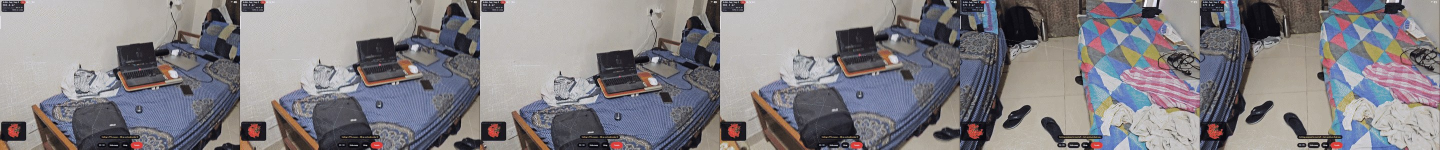
#> input picture pitch/img/_gifstrip.jpg, 2880 x 299 px (shown at 1/2 size)
$ python -i survey_photometry.py   (imports and definitions only)   (older library calls are emulated)
#> lines starting #> are read from the running program, lines starting #| are printed output that depends on the picture; after the words box and inside, x2 and y2 are one past the last pixel; in counts of white or black regions, pixels touching at a corner belong together
"""Challenge (iii): variable illumination and shadows, CPU, no reference frame.

A drone crossing a field while the sun moves, or rolling into a building's
shadow, hands SfM and Gaussian-splat training a sequence whose brightness is not
a property of the scene. Two things break. Feature matching degrades where the
gain drops the local contrast under the noise floor, and a splat optimiser will
 happily bake the shading into albedo, so the model looks right from the shots it
 was trained on and wrong from anywhere else.

The standard, boring mitigation is the one implemented here: estimate the
*low-frequency* illumination and divide it out before anything downstream looks
at the frame. On top of that this module supplies the two numbers the pipeline
currently lacks:

* ``exposure_stats`` / ``normalise_exposure`` - how bright is this frame, how
  much of it is already clipped, and what gain would fix it without the
  brightening step quietly saturating highlights on the way past the target.
* ``illumination_field`` / ``flatten`` - the smooth shading estimate and its
  removal.
* ``shadow_suspects`` - where the frame is dark *and* still has local contrast,
  which is what a shadow looks like in a single grey image.
* ``photometric_consistency`` - normalised cross-correlation on sampled patches
  between a reference frame and the rest, so "the exposure drifted across this
  pass" becomes a measured number instead of an assumption.

WHAT IS MEASURED AND WHAT IS PROXIED, precisely:
  measured  - mean, histogram, clipped-pixel fractions, dynamic range, applied
              gain: exact functions of the pixel array.
  measured  - NCC between two given patches: exactly the textbook statistic.
  proxied   - the illumination *field*: a block-median estimate cannot tell a
              shadow edge from a material edge, so ``flatten`` removes both.
              Flattening a frame with real albedo boundaries dulls them.
  proxied   - ``shadow_suspects``: a mask of regions that behave like shadows.
              It is a down-weighting hint for frame selection, NOT shadow
              removal - recovering a shadow means inverting a per-pixel
              reflectance x illumination product, which needs either colour
              (shadows shift chromaticity far less than illumination does, and
              this module only sees one channel) or multiple views of the same
              surface. Do not present this mask as corrected imagery.
  not attempted - radiometric calibration, EXIF gain/shutter recovery, HDR
              merging, any per-pixel shadow removal.

Calibration status, measured rather than assumed: the field estimator recovers a
constructed band-limited shading field on stationary texture at correlation 0.998
and drops to 0.50 on non-stationary content, where the scene's own albedo is
itself a low-frequency signal - so ``flatten`` removes shading cleanly only where
the surface it lands on is evenly reflective. Eight frames sampled from one real
indoor 487-frame clip flagged 4.7-39.5% of their area as shadow-suspect (median
17.8%) with no shadow ground truth to arbitrate against, while the mean level
inside the suspect set was 45 against 83 outside: the mask separates *something*,
and calling it a validated shadow detector would be a claim this data does not
support. Every floor here is a knob to set per corpus, not a constant to trust.

Cost on this machine, 720x960 grey: exposure_stats ~21 ms, flatten ~26 ms,
shadow_suspects ~50 ms, photometric_consistency ~58 ms per compared frame - almost
all of that is the flattening pass it runs first, so skip it (``flatten_first=False``)
when only relative ranking matters. CPU only (numpy + cv2), no scipy, no GPU, no I/O.
"""
from __future__ import annotations

from collections import namedtuple

import cv2
import numpy as np

__all__ = ["exposure_stats", "normalise_exposure", "illumination_field", "flatten",
           "shadow_suspects", "photometric_consistency"]

# Frames smaller than this cannot carry a block grid plus a smoothing radius, so
# the "field" would be a couple of pixels stretched over the frame.
MIN_SIDE = 32
MID_GREY_TARGET = 128.0
# A gain is only useful if it does not spend the highlights to buy mid-tones.
DEFAULT_MAX_CLIPPED_FRACTION = 0.02
DEFAULT_MAX_GAIN = 8.0
# Kept a full grey level off each rail. "Clipped" is decided after rounding, so
# a gain that lands a pixel on exactly 254.5 would round onto the rail and be
# counted, and the budget would be spent by ties rather than by real highlights.
RAIL_MARGIN = 1.0
# Shadow rules. A cast shadow is a large multiplicative drop in illuminance - an
# outdoor one is typically 2-4x, so "at least 38% below the in-the-light level"
# is a conservative reading of it - and it leaves the *relative* local contrast
# nearly intact, which is the only thing that separates it from a dark material
# in a single grey frame. Loosening either number raises detection and real
# footage false positives together; there is no setting that does both, because
# a large dark surface and a shadow are the same pixel pattern.
SHADOW_DARK_RATIO = 0.62
SHADOW_CONTRAST_RATIO = 0.70
SHADOW_MIN_AREA_FRACTION = 0.002


Normalised = namedtuple("Normalised", "image gain requested_gain clipped_fraction")
Normalised.__doc__ = """``(image, gain)`` plus ``requested_gain`` and ``clipped_fraction``.

A namedtuple so ``img, gain = normalise_exposure(g)`` works while the honesty
annotations stay reachable as attributes.
"""

Flattened = namedtuple("Flattened", "image field")
Flattened.__doc__ = "``(image, field)`` - the frame with the shading divided back out."


def _as_gray(image, name: str = "gray") -> np.ndarray:
    """Validate one single-channel frame and return it in float64 grey levels.

    Every public function in this module runs through here, so an empty frame, a
    NaN/inf pixel, a colour triple or a mislabelled 0..1 float fails at the
    boundary with the reason in the message instead of becoming a plausible
    number two steps later.
    """
    array = np.asarray(image)
    if array.ndim != 2:
        raise ValueError(f"{name} must be a 2-D single-channel frame, got "
                         f"{array.ndim}-D with shape {array.shape}")
    if array.size == 0:
        raise ValueError(f"{name} is empty")
    if min(array.shape) < MIN_SIDE:
        raise ValueError(f"{name} must be at least {MIN_SIDE}x{MIN_SIDE} pixels, "
                         f"got {array.shape[0]}x{array.shape[1]}")
    values = array.astype(np.float64)
    if not np.isfinite(values).all():
        raise ValueError(f"{name} contains non-finite pixels (NaN or inf): "
                         f"{int((~np.isfinite(values)).sum())} of them")
    low, high = float(values.min()), float(values.max())
    if high > 255.0 or low < 0.0:
        raise ValueError(f"{name} is outside the 0..255 grey range "
                         f"(min {low}, max {high})")
    if array.dtype.kind == "f" and 0.0 < high <= 1.0:
        raise ValueError(f"{name} looks normalised to 0..1 (max {high}); this "
                         f"module works in 0..255 grey levels")
    return values


def _gaussian1d(sigma: float) -> np.ndarray:
    radius = max(1, int(np.ceil(3.0 * sigma)))
    offsets = np.arange(-radius, radius + 1, dtype=np.float64)
    kernel = np.exp(-0.5 * (offsets / sigma) ** 2)
    return kernel / kernel.sum()


def _separable_blur(array: np.ndarray, sigma: float) -> np.ndarray:
    """Separable Gaussian: a vertical then a horizontal 1-D pass, reflect at the
    border. Done with ``cv2.filter2D`` and explicit 1-D kernels rather than
    ``sepFilter2D`` because the coarse grid is only a handful of cells wide and
    the two-pass form keeps the border behaviour visible."""
    kernel = _gaussian1d(sigma).astype(np.float32)
    radius = kernel.size // 2
    work = array.astype(np.float32)
    work = cv2.filter2D(work, cv2.CV_32F, kernel[:, None], anchor=(0, radius),
                        borderType=cv2.BORDER_REFLECT)
    work = cv2.filter2D(work, cv2.CV_32F, kernel[None, :], anchor=(radius, 0),
                        borderType=cv2.BORDER_REFLECT)
    return work.astype(np.float64)


def _resolve_block(shape, block) -> int:
    """Cell size in pixels: caller's choice, else ~1/16 of the short side.

    A fixed 16-pixel cell is far too fine on a 4K frame (it follows texture
    instead of shading) and far too coarse on a 128-pixel thumbnail, so the
    default scales with the frame and ``sigma_cells`` stays the semantic knob.
    """
    if block is None:
        return int(np.clip(min(shape) // 16, 8, 64))
    size = int(block)
    if size < 4:
        raise ValueError("block must be at least 4 pixels")
    return size


def _block_grid(image: np.ndarray, block: int) -> np.ndarray:
    """Per-block medians on a coarse grid, reflecting the frame to fill edges."""
    size = int(block)
    h, w = image.shape
    if min(h, w) < size:
        size = max(4, min(h, w) // 2)
    pad_y = (-h) % size
    pad_x = (-w) % size
    padded = np.pad(image, ((0, pad_y), (0, pad_x)), mode="reflect")
    grid = padded.reshape(padded.shape[0] // size, size,
                          padded.shape[1] // size, size)
    return np.median(grid, axis=(1, 3))


# [86 lines left out: functions exposure_stats, normalise_exposure, not called in this run]


def illumination_field(gray, *, sigma_cells: float, block=None) -> np.ndarray:
    """Low-frequency shading estimate: block medians, smoothed, stretched back.

    Median over each ``block`` x ``block`` cell, a separable Gaussian of
    ``sigma_cells`` *cells* across the coarse grid, then bicubic upsample. A
    median rather than a mean is what makes it survive a shadow edge and a patch
    of dark texture without dragging the estimate along with them.

    The field is in grey levels and floored at 1.0 so it can be divided by.
    Proxy: it attributes anything low-frequency - shading, a large dark surface,
    vignetting - to illumination.
    """
    image = _as_gray(gray)
    sigma = float(sigma_cells)
    if not np.isfinite(sigma) or sigma <= 0:
        raise ValueError("sigma_cells must be finite and positive")
    grid = _block_grid(image, _resolve_block(image.shape, block))
    smoothed = _separable_blur(grid, sigma)
    field = cv2.resize(smoothed.astype(np.float32), (image.shape[1], image.shape[0]),
                       interpolation=cv2.INTER_CUBIC).astype(np.float64)
    return np.maximum(field, 1.0)


# [21 lines left out: function flatten, not called in this run]


def shadow_suspects(gray, *, sigma_cells: float = 2.0, block=None,
                    contrast_window: int = 15, dark_ratio: float = SHADOW_DARK_RATIO,
                    contrast_ratio: float = SHADOW_CONTRAST_RATIO) -> dict:
    """Flag dark low-frequency regions that still have local contrast.

    A shadow multiplies the light arriving at a surface, so the texture inside it
    keeps its *relative* contrast while its level drops. A genuinely dark object
    has absorbed the light instead: low level *and* low relative contrast. The
    mask is the intersection of "below ``dark_ratio`` of the in-the-light level"
    and "at least ``contrast_ratio`` of the typical local contrast", opened and
    de-speckled.

    Down-weighting hint only, not shadow removal, and deliberately conservative:
    it reports the fraction of the frame it suspects rather than a cleaned image.
    Colour would make this far more reliable (chromaticity barely moves under a
    shadow) but a grey frame is what the pipeline has at this stage.
    """
    image = _as_gray(gray)
    dark = float(dark_ratio)
    keep = float(contrast_ratio)
    if not (0.0 < dark < 1.0 and np.isfinite(dark)):
        raise ValueError("dark_ratio must be inside (0, 1)")
    if not np.isfinite(keep) or keep <= 0:
        raise ValueError("contrast_ratio must be finite and positive")

    cell = _resolve_block(image.shape, block)
    field = illumination_field(image, sigma_cells=sigma_cells, block=cell)
    window = int(contrast_window) | 1
    local_mean = _box(image, window)
    local_var = np.maximum(_box(image * image, window) - local_mean ** 2, 0.0)
    local_std = np.sqrt(local_var)
    # Relative contrast, so a multiplicative darkening leaves it alone.
    relative = local_std / (local_mean + 1.0)
    # "In the light" is the upper quartile of the field, not its median: with a
    # median reference a frame that is mostly shadow would call itself normal.
    reference = float(np.percentile(field, 75))
    lit = field >= reference
    typical = float(np.median(relative[lit])) if lit.any() else float(np.median(relative))
    mask = (field < dark * reference) & (relative >= keep * typical)
    mask = cv2.morphologyEx(mask.astype(np.uint8), cv2.MORPH_OPEN,
                            np.ones((3, 3), np.uint8)).astype(bool)
    mask = _drop_small_components(mask)

    fraction = float(mask.mean())
    return {
        "mask": mask,
        "fraction": fraction,
        "pixels": int(mask.sum()),
        "field": field,
        "reference_level": reference,
        "typical_relative_contrast": typical,
        "mean_level_in_suspects": float(image[mask].mean()) if mask.any() else None,
        "mean_level_outside": float(image[~mask].mean()) if (~mask).any() else None,
        "thresholds": {"dark_ratio": dark, "contrast_ratio": keep,
                       "sigma_cells": float(sigma_cells), "block": cell,
                       "contrast_window": window},
        "use": "down-weighting hint only: this is not shadow removal and the "
               "image is returned unchanged",
    }


def _box(array: np.ndarray, size: int) -> np.ndarray:
    return cv2.boxFilter(array, cv2.CV_64F, (size, size), normalize=True,
                         borderType=cv2.BORDER_REFLECT)


def _drop_small_components(mask: np.ndarray,
                           min_fraction: float = SHADOW_MIN_AREA_FRACTION) -> np.ndarray:
    """Remove specks: a suspicion over a handful of pixels is noise, not a shadow."""
    count, labels, stats, _ = cv2.connectedComponentsWithStats(mask.astype(np.uint8), 8)
    if count <= 1:
        return mask
    floor = max(9.0, min_fraction * mask.size)
    keep = np.zeros(count, bool)
    for label in range(1, count):
        keep[label] = stats[label, cv2.CC_STAT_AREA] >= floor
    return keep[labels]


# [101 lines left out: functions photometric_consistency, _patch_positions, _ncc, not called in this run]

>>> import cv2
>>> picture = cv2.imread('../pitch/img/_gifstrip.jpg', cv2.IMREAD_GRAYSCALE)
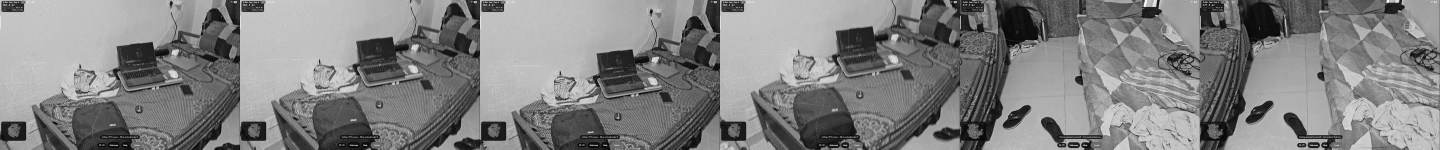
#> picture: shape (299, 2880) (shown at 1/2 size); min 0, max 255, mean 129.4
>>> result = shadow_suspects(picture)
#> in _as_gray, `low, high = float(values.min()), float(values.max())`: low = 0; high = 255
#> in illumination_field, `field = cv2.resize(smoothed.astype(np.float32), (image.shape[1], image..`:
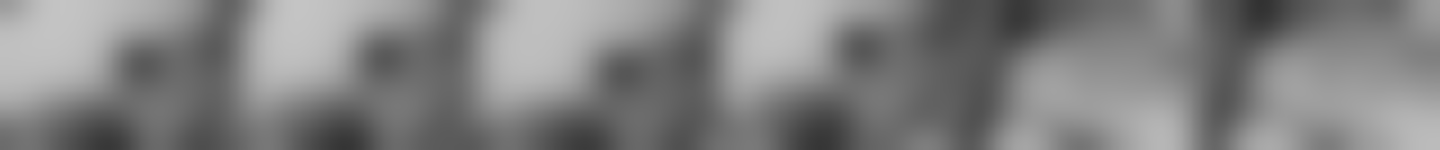
#> field: shape (299, 2880) float64 (shown at 1/2 size); min 50.46, max 196.4, mean 129.5
#> call 2 of _box, with size = 15
#> in _box (call 2), `return cv2.boxFilter(array, cv2.CV_64F, (size, size), normalize=True, ..`:
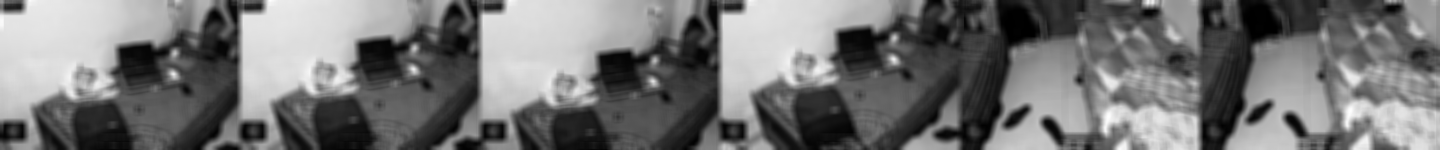
#> returned value: shape (299, 2880) float64 (shown at 1/2 size); min 126.1, max 42959.5, mean 19751.7; drawn with min black and max white
#> in shadow_suspects, `local_std = np.sqrt(local_var)`:
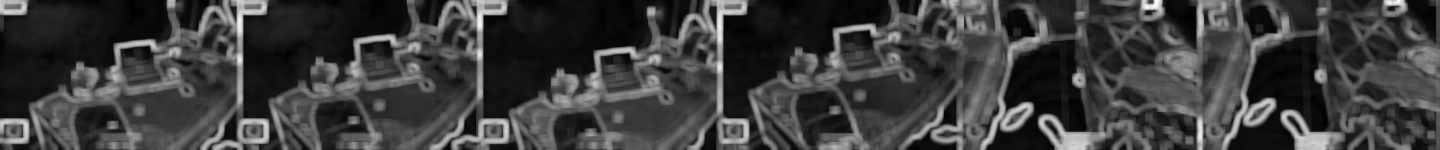
#> local_std: shape (299, 2880) float64 (shown at 1/2 size); min 0, max 87.13, mean 21.3; drawn with min black and max white
#> in shadow_suspects, `relative = local_std / (local_mean + 1.0)`:
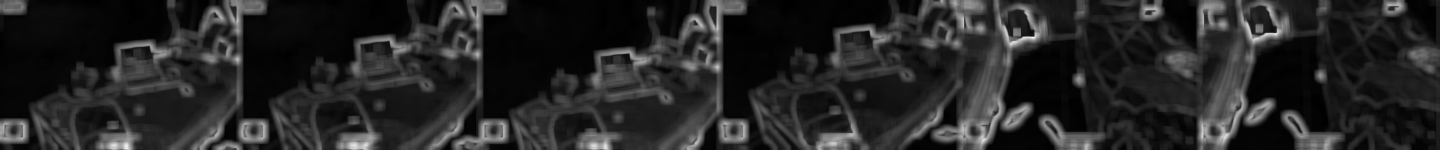
#> relative: shape (299, 2880) float64 (shown at 1/2 size); min 0, max 1.45, mean 0.218; drawn with min black and max white
#> in shadow_suspects, `reference = float(np.percentile(field, 75))`: reference = 157.2
#> in shadow_suspects, `lit = field >= reference`:
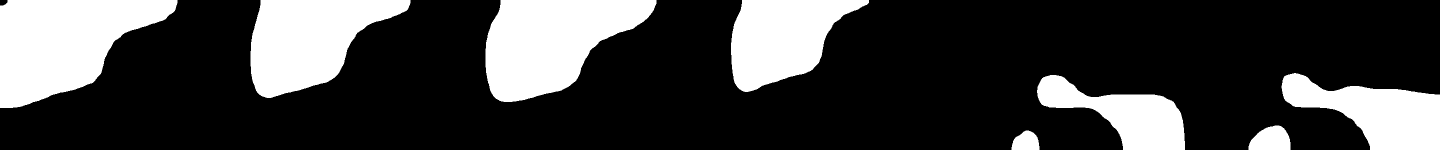
#> lit: shape (299, 2880) bool (shown at 1/2 size); 25% white; 8 white regions, largest, box (x1, y1, x2, y2) and area: (0, 0, 355, 216) 48031, (971, 0, 1313, 204) 44770, (501, 0, 821, 196) 38448
#> in shadow_suspects, `typical = float(np.median(relative[lit])) if lit.any() else float(np.m..`: typical = 0.0327
#> in shadow_suspects, `mask = (field < dark * reference) & (relative >= keep * typical)`: mask: shape (299, 2880) bool; 18.8% white; 14 white regions, largest, box (x1, y1, x2, y2) and area: (1838, 0, 2170, 299) 47689, (2415, 0, 2646, 257) 25003, (1308, 75, 1415, 299) 15251
#> in shadow_suspects, `mask = cv2.morphologyEx(mask.astype(np.uint8), cv2.MORPH_OPEN, np.ones..`: mask: shape (299, 2880) bool; 18.8% white; 14 white regions, largest, box (x1, y1, x2, y2) and area: (1838, 0, 2170, 299) 47689, (2415, 0, 2645, 257) 25001, (1308, 75, 1415, 299) 15251
#> in _drop_small_components, `count, labels, stats, _ = cv2.connectedComponentsWithStats(mask.astype..`:
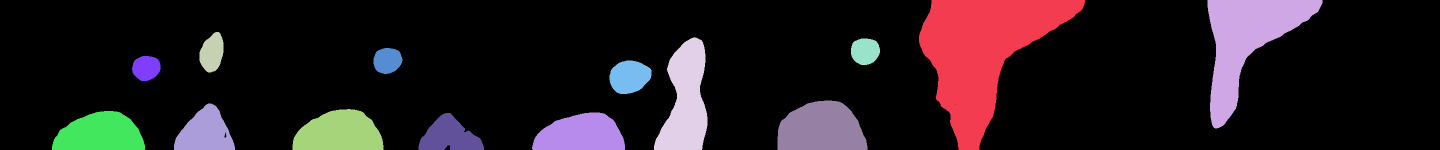
#> labels: shape (299, 2880) int32 (shown at 1/2 size); 15 distinct labels, from 0 to 14; one colour per label, 0 black
#> in _drop_small_components, `count, labels, stats, _ = cv2.connectedComponentsWithStats(mask.astype..`: count = 15; stats = 15 rows, first 6: [0, 0, 2880, 299, 698816], [1838, 0, 332, 299, 47689], [2415, 0, 230, 257, 25001], [399, 64, 48, 81, 2840], [1308, 75, 107, 224, 15251], [1702, 77, 58, 53, 2479]
#> after the loop in _drop_small_components, `for label in range(1, count):`: keep = [False, True, True, True, True, True, True, True, True, True, True, True, True, True, True]
#> in shadow_suspects, `fraction = float(mask.mean())`: fraction = 0.188
#> result = 10 items
